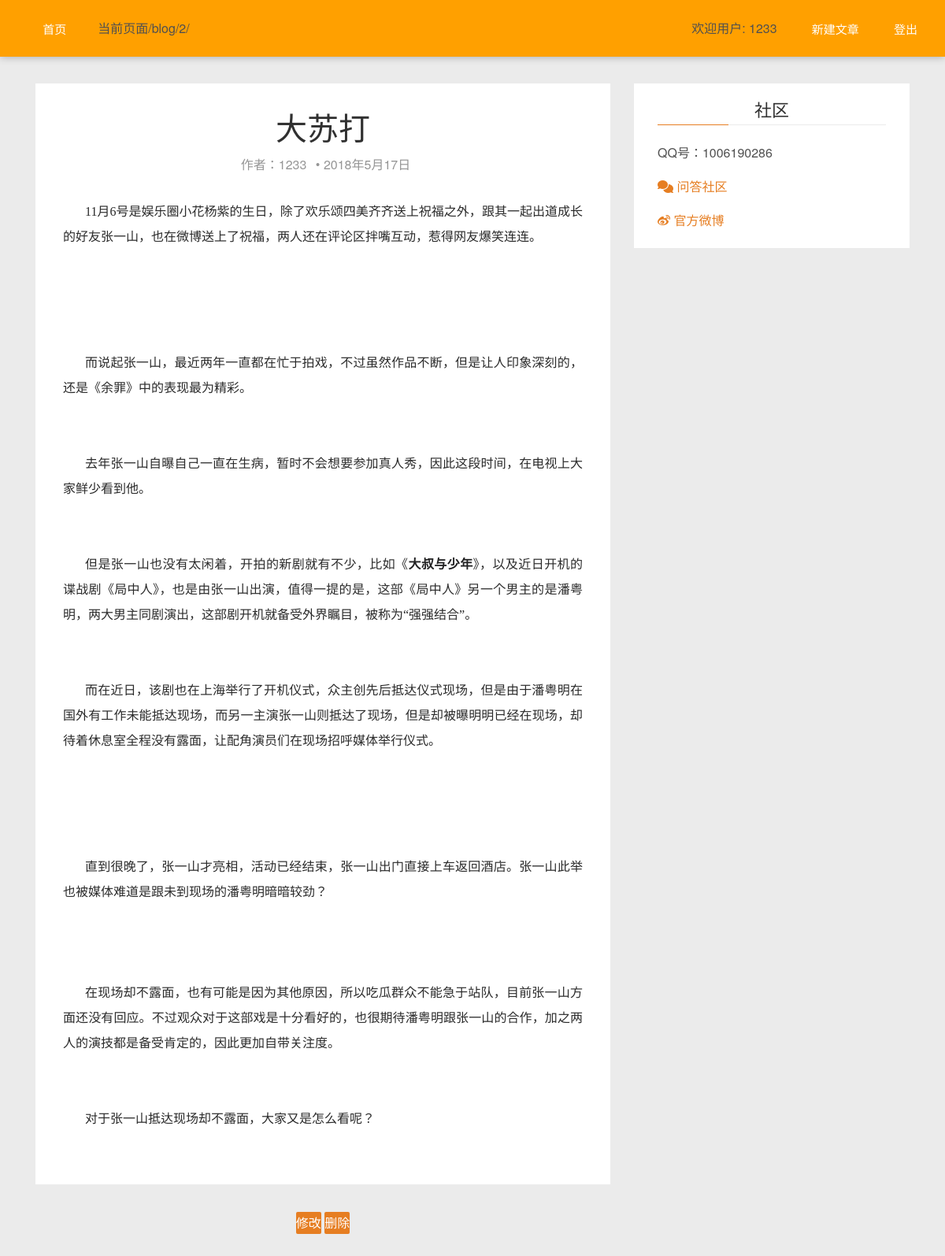
The app's page /blog/2/ (signed in) with its own data.
### blog/models.py (models this page shows)
class Blog(models.Model):
    user = models.ForeignKey(User, on_delete=models.CASCADE) #博客作者
    title = models.CharField(max_length=50, unique=True)   #博客题目
    publish_time = models.DateTimeField(auto_now_add=True) #博客创建时间
    update_time = models.DateTimeField(auto_now=True) #博客更新时间
    content = HTMLField() #博客内容
    blog_id = models.IntegerField(primary_key=True, db_column='blog_id')  #博客id
    star_num = models.IntegerField(default=0) #点赞数
    reply_num = models.IntegerField(default=0) #评论数
    watch_num = models.IntegerField(default=0) #查看数
    class Meta:
        db_table = "blog"

### blog/blog_interface.py (the view)
# urls.py: path('<int:blog_id>/', blog_interface.get_blog, name="blogs"),
def get_blog(request,blog_id):
    info = Blog.objects.get(pk=blog_id)
    content = info.content.encode()
    return render(request, 'blog/blog.html', context={'info': info, 'content':content})

### blog/templates/blog/blog.html
{% extends "index.html" %}
{% block content %}
    <article id='{{ info.blog_id }}' class="post">
        <div class="post-head">
            <h1 class="post-title">{{ info.title }}</h1>
            <div class="post-meta">
                <span class="author">作者：{{info.user}}</span> &bull;
                <time class="post-date" datetime="{{info.update_time}}" title="{{info.update_time}}">2018年5月17日</time>
            </div>
        </div>
        <div class="post-content">
            {% autoescape off %}
            {{ info.content }}
            {% endautoescape %}
        </div>
    </article>
    {% if request.user.is_authenticated and request.user == info.user %}
    <nav class="pagination" role="navigation">
        <a class="older-posts" href="{% url "edit_blog" info.blog_id %}">修改</a>
        <a class="older-posts" href="{% url "delete_blog" info.blog_id %}">删除</a>
    </nav>
    {% endif %}
{% endblock content %}

### blog/templates/blog/index.html (shortened to what this page needs)
{% load static %}
<!DOCTYPE html>
<html lang="en">
<head>
    <link rel="stylesheet" href="https://staff.bootcss.com/npm/font-awesome@4.7.0/css/font-awesome.min.css">
    <link rel='stylesheet' href="{% static 'blog/test1.css' %}" />
    <link rel='stylesheet' href="{% static 'blog/screen.css' %}" />
</head>
<body>
    <nav class="navbar navbar-default navbar-fixed-top navbar-orange">
        <div class="container">
            <div class="collapse navbar-collapse" id="main-menu">
                <ul class='nav navbar-nav'>
                    <li><a href="{% url "index" %}"> 首页</a></li>
                    <li>
                        <p> 当前页面{{ request.path }}</p>
                    </li>
                </ul>
                <ul class="nav navbar-nav navbar-right">
                    {% if request.user.is_authenticated %}
                    <li>
                        <p>欢迎用户: {{ request.user.username }}
                    </li>
                    <li><a href="{% url "add_blog" %}"> 新建文章</a></li>
                    <li><a href="{% url "logout" %}"> 登出</a></li>
                    {% else %}
                    <li><a href="{% url "login" %}"><i class="fa fa-lock"></i> 登录</a></li>
                    <li><a href="{% url "register" %}"><i class="fa fa-login"></i> 注册</a></li>
                    {% endif %}
                </ul>
            </div>
        </div>
    </nav>
    <section class="features" id="features">
        <br><br>
        <div class="container">
            <main class="col-md-8 main-content">
                {% block content %}{% endblock content %}
            </main>
            <aside class="col-md-4 sidebar">
                <div class="widget">
                    <h4 class="title">社区</h4>
                    <div class="content community">
                        <p>QQ号：1006190286</p>
                        <p><a href="http://wenda.ghostchina.com/" title="Ghost中文网问答社区" target="_blank" onclick="_hmt.push(['_trackEvent', 'big-button', 'click', '问答社区'])"><i
                                    class="fa fa-comments"></i> 问答社区</a></p>
                        <p><a href="http://weibo.com/ghostchinacom" title="Ghost中文网官方微博" target="_blank" onclick="_hmt.push(['_trackEvent', 'big-button', 'click', '官方微博'])"><i
                                    class="fa fa-weibo"></i> 官方微博</a></p>
                    </div>
                </div>
        </div>
    </section>
</body>
</html>

### blog/static/blog/screen.css (style rules this page uses)
html, body { color: #505050; line-height: 1.75em; background: #ebebeb; position: relative; font-family: "Helvetica Neue", Helvetica, Arial, "Hiragino Sans GB", "Hiragino Sans GB W3", "WenQuanYi Micro Hei", "Microsoft YaHei UI", "Microsoft YaHei", sans-serif; }
h1, h2, h3, h4, h5, h6 { font-weight: 400; color: #303030; }
h1 { font-size: 3em; }
h4 { font-size: 1.5em; }
a { color: #e67e22; outline: none; }
.post { padding: 35px; background: #ffffff; margin-bottom: 35px; position: relative; overflow: hidden; }
.post .post-head { text-align: center; }
.post .post-head .post-title { margin: 0; font-size: 2.5em; line-height: 1em; }
.post .post-head .post-meta { color: #959595; margin: 14px 0 0px; }
.post .post-head .post-meta span { margin: 0px 7px; white-space: nowrap; }
.post .post-content { margin: 30px 0; }
.post-content { font: 400 18px/1.62 "Georgia", "Xin Gothic", "Hiragino Sans GB", "Droid Sans Fallback", "Microsoft YaHei", sans-serif; color: #444443; }
.post-content p { margin-top: 0; margin-bottom: 1.46em; }
.post-content strong, .post-content b { font-weight: 700; color: #222223; }
.pagination { margin: 0 0 35px; text-align: center; display: block; }
.pagination a { text-align: center; display: inline-block; color: #ffffff; background: #e67e22; border-radius: 2px; }
.sidebar .widget { background: #ffffff; padding: 21px 30px; }
.widget { margin-bottom: 35px; }
.widget .title { margin-top: 0; padding-bottom: 7px; border-bottom: 1px solid #ebebeb; margin-bottom: 21px; position: relative; }
.widget .title:after { content: ""; width: 90px; height: 1px; background: #e67e22; position: absolute; left: 0; bottom: -1px; }

### records on screen
Blog: title "大苏打", user "1233", content "11月6号是娱乐圈小花杨紫的生日，除了欢乐颂四美齐齐送上祝福之外，跟其一起出道成长的好友张一山，也在微博送上了祝福，两人还在评论区拌嘴互动，惹得网友爆笑连连。 而说起张一山，最近两年一直都在忙于拍戏，不过虽然作品不断，但是让人印象深刻的，还是《余罪》中的表现最为精彩。 去年张一山自曝自己一直在生病，暂时不会想要参加真人秀，因此这段时间，在电视上大家鲜少看到他。 但是张一山也没有太闲着，开拍的新剧就有不少，比如《 大叔与少年 》，以及近日开机的谍战剧《局中人》，也是由张一山出演，值得一提的是，这部《局中人》另一个男主的是潘粤明，两大男主同剧演出，这部剧开机就备受外界瞩目，被称为“强强结合”。 而在近日，该剧也在上海举行了开机仪式，众主创先后抵达仪式现场，但是由于潘粤明在国外有工作未能抵达现场，而另一主演张一山则抵达了现场，但是却被曝明明已经在现场，却待着休息室全程没有露面，让配角演员们在现场招呼媒体举行仪式。 直到很晚了，张一山才亮相，活动已经结束，张一山出门直接上车返回酒店。张一山此举也被媒体难道是跟未到现场的潘粤明暗暗较劲？ 在现场却不露面，也有可能是因为其他原因，所以吃瓜群众不能急于站队，目前张一山方面还没有回应。不过观众对于这部戏是十分看好的，也很期待潘粤明跟张一山的合作，加之两人的演技都是备受肯定的，因此更加自带关注度。 对于张一山抵达现场却不露面，大家又是怎么看呢？"

### other values on screen
{{ request.path }} "/blog/2/"
{{ request.user.username }} "1233"
